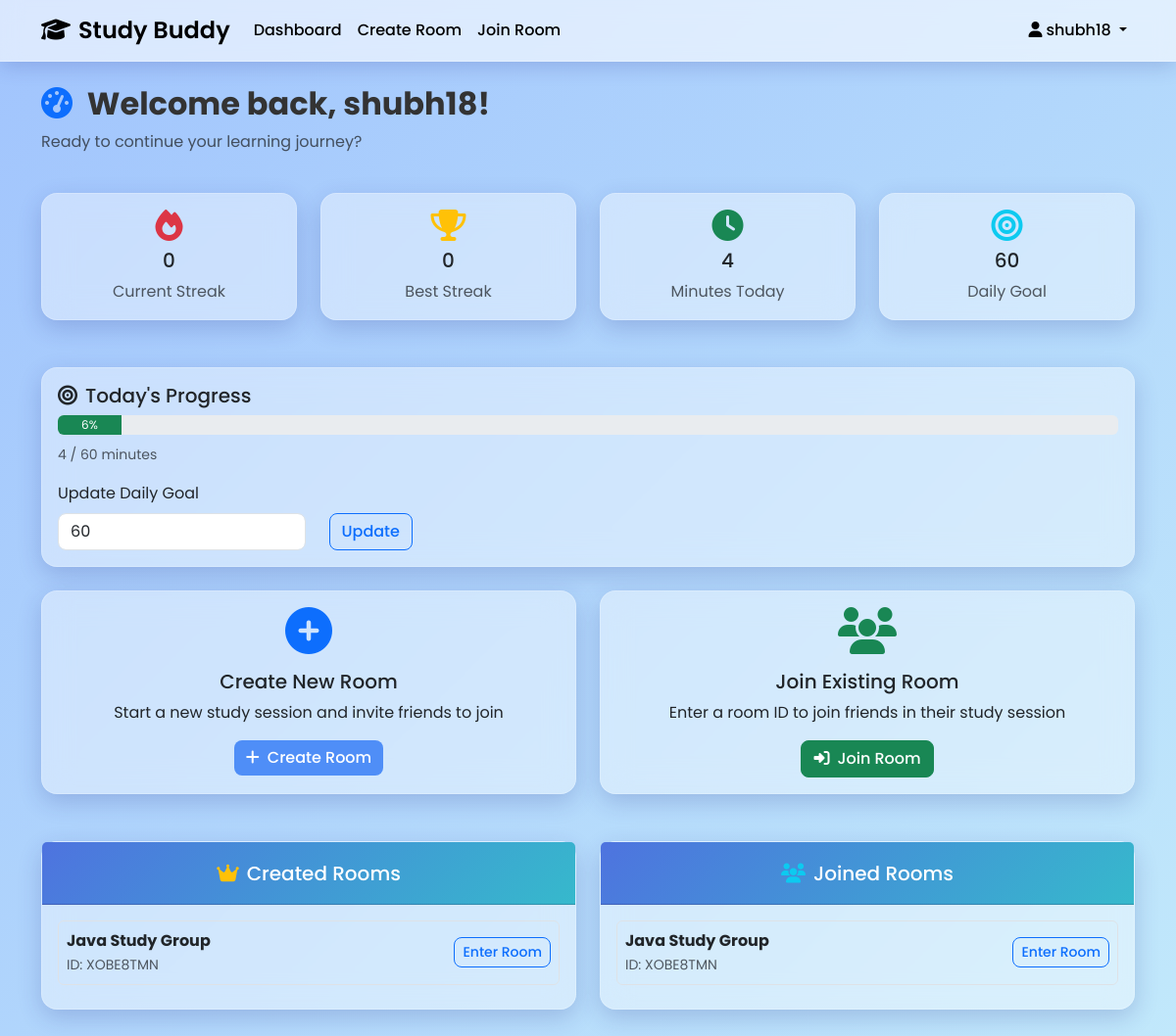
The page /dashboard (signed in) on the database its author committed.
### models.py (models this page shows, shortened)
class User(UserMixin, db.Model):
    id = db.Column(db.Integer, primary_key=True)
    username = db.Column(db.String(64), unique=True, nullable=False)
    email = db.Column(db.String(120), unique=True, nullable=False)
    password_hash = db.Column(db.String(256))
    current_streak = db.Column(db.Integer, default=0)
    longest_streak = db.Column(db.Integer, default=0)
    daily_goal_minutes = db.Column(db.Integer, default=60)
    last_study_date = db.Column(db.Date, nullable=True)
    created_at = db.Column(db.DateTime, default=datetime.utcnow)
    created_rooms = db.relationship('Room', backref='creator', lazy=True, foreign_keys='Room.creator_id')
    study_sessions = db.relationship('StudySession', backref='user', lazy=True)
    progress = db.relationship('UserProgress', backref='user', lazy=True)
    notes = db.relationship('Note', backref='author', lazy=True)
    def get_today_study_time(self):
        today = date.today()
        sessions = StudySession.query.filter(
            StudySession.user_id == self.id,
            func.date(StudySession.start_time) == today
        ).all()
        return sum(session.duration_minutes for session in sessions if session.duration_minutes)
    def get_today_minutes(self):
        return self.get_today_study_time()

class StudySession(db.Model):
    id = db.Column(db.Integer, primary_key=True)
    user_id = db.Column(db.Integer, db.ForeignKey('user.id'), nullable=False)
    subtopic_id = db.Column(db.Integer, db.ForeignKey('subtopic.id'), nullable=False)
    start_time = db.Column(db.DateTime, default=datetime.utcnow)
    end_time = db.Column(db.DateTime, nullable=True)
    duration_minutes = db.Column(db.Integer, nullable=True)

class Room(db.Model):
    id = db.Column(db.Integer, primary_key=True)
    room_id = db.Column(db.String(8), unique=True, nullable=False)
    name = db.Column(db.String(100), nullable=False)
    password_hash = db.Column(db.String(256))
    creator_id = db.Column(db.Integer, db.ForeignKey('user.id'), nullable=False)
    created_at = db.Column(db.DateTime, default=datetime.utcnow)
    members = db.relationship('User', secondary=room_members, backref='rooms')
    topics = db.relationship('Topic', backref='room', lazy=True, cascade='all, delete-orphan')
    notes = db.relationship('Note', backref='room', lazy=True, cascade='all, delete-orphan')

### routes.py (the view)
@app.route('/dashboard')
@login_required
def dashboard():
    created_rooms = current_user.created_rooms
    joined_rooms = current_user.rooms
    return render_template('dashboard.html',
                         created_rooms=created_rooms,
                         joined_rooms=joined_rooms)

### app.py (called while the page is built)
@login_manager.user_loader
def load_user(user_id):
    from models import User
    return User.query.get(int(user_id))

### templates/dashboard.html (shortened to what this page needs)
{% extends "base.html" %}
{% block content %}
<div class="row mb-4">
    <div class="col">
        <h2 class="fw-bold">
            <i class="fas fa-tachometer-alt me-2 text-primary"></i>
            Welcome back, {{ current_user.username }}!
        </h2>
        <p class="text-muted">Ready to continue your learning journey?</p>
    </div>
</div>
<div class="row g-4 mb-5">
    <div class="col-md-3">
        <div class="card study-card text-center">
            <div class="card-body">
                <i class="fas fa-fire fa-2x text-danger mb-2"></i>
                <h5 class="card-title">{{ current_user.current_streak }}</h5>
                <p class="card-text text-muted">Current Streak</p>
            </div>
        </div>
    </div>
    <div class="col-md-3">
        <div class="card study-card text-center">
            <div class="card-body">
                <i class="fas fa-trophy fa-2x text-warning mb-2"></i>
                <h5 class="card-title">{{ current_user.longest_streak }}</h5>
                <p class="card-text text-muted">Best Streak</p>
            </div>
        </div>
    </div>
    <div class="col-md-3">
        <div class="card study-card text-center">
            <div class="card-body">
                <i class="fas fa-clock fa-2x text-success mb-2"></i>
                <h5 class="card-title">{{ current_user.get_today_minutes() }}</h5>
                <p class="card-text text-muted">Minutes Today</p>
            </div>
        </div>
    </div>
    <div class="col-md-3">
        <div class="card study-card text-center">
            <div class="card-body">
                <i class="fas fa-bullseye fa-2x text-info mb-2"></i>
                <h5 class="card-title">{{ current_user.daily_goal_minutes }}</h5>
                <p class="card-text text-muted">Daily Goal</p>
            </div>
        </div>
    </div>
</div>
<div class="row mb-4">
    <div class="col">
        <div class="card study-card">
            <div class="card-body">
                <h5 class="card-title">
                    <i class="fas fa-bullseye me-2"></i>Today's Progress
                </h5>
                {% set today_minutes = current_user.get_today_minutes() %}
                {% set progress_percent = (today_minutes / current_user.daily_goal_minutes * 100) | int %}
                <div class="progress mb-2" style="height: 20px;">
                    <div class="progress-bar bg-success" role="progressbar"
                         style="width: {{ progress_percent }}%"
                         aria-valuenow="{{ progress_percent }}"
                         aria-valuemin="0" aria-valuemax="100">
                        {{ progress_percent }}%
                    </div>
                </div>
                <small class="text-muted">{{ today_minutes }} / {{ current_user.daily_goal_minutes }} minutes</small>
                <form method="POST" action="{{ url_for('update_daily_goal') }}" class="mt-3">
                    <div class="row align-items-end">
                        <div class="col-md-3">
                            <label for="daily_goal" class="form-label">Update Daily Goal</label>
                            <input type="number" class="form-control" id="daily_goal" name="daily_goal"
                                   value="{{ current_user.daily_goal_minutes }}" min="5" max="600">
                        </div>
                        <div class="col-md-2">
                            <button type="submit" class="btn btn-outline-primary">Update</button>
                        </div>
                    </div>
                </form>
            </div>
        </div>
    </div>
</div>
<div class="row g-4 mb-5">
    <div class="col-md-6">
        <div class="card study-card h-100">
            <div class="card-body text-center">
                <i class="fas fa-plus-circle fa-3x text-primary mb-3"></i>
                <h5 class="card-title">Create New Room</h5>
                <p class="card-text">Start a new study session and invite friends to join</p>
                <a href="{{ url_for('create_room') }}" class="btn btn-primary">
                    <i class="fas fa-plus me-2"></i>Create Room
                </a>
            </div>
        </div>
    </div>
    <div class="col-md-6">
        <div class="card study-card h-100">
            <div class="card-body text-center">
                <i class="fas fa-users fa-3x text-success mb-3"></i>
                <h5 class="card-title">Join Existing Room</h5>
                <p class="card-text">Enter a room ID to join friends in their study session</p>
                <a href="{{ url_for('join_room') }}" class="btn btn-success">
                    <i class="fas fa-sign-in-alt me-2"></i>Join Room
                </a>
            </div>
        </div>
    </div>
</div>
<div class="row">
    <div class="col-md-6">
        <div class="card study-card">
            <div class="card-header">
                <h5 class="mb-0">
                    <i class="fas fa-crown me-2 text-warning"></i>Created Rooms
                </h5>
            </div>
            <div class="card-body">
                {% if created_rooms %}
                    {% for room in created_rooms %}
                    <div class="d-flex justify-content-between align-items-center mb-2 p-2 border rounded">
                        <div>
                            <strong>{{ room.name }}</strong>
                            <br><small class="text-muted">ID: {{ room.room_id }}</small>
                        </div>
                        <a href="{{ url_for('room', room_id=room.room_id) }}" class="btn btn-sm btn-outline-primary">
                            Enter Room
                        </a>
                    </div>
                    {% endfor %}
                {% else %}
                    <p class="text-muted text-center">No rooms created yet</p>
                {% endif %}
            </div>
        </div>
    </div>
    <div class="col-md-6">
        <div class="card study-card">
            <div class="card-header">
                <h5 class="mb-0">
                    <i class="fas fa-users me-2 text-info"></i>Joined Rooms
                </h5>
            </div>
            <div class="card-body">
                {% if joined_rooms %}
                    {% for room in joined_rooms %}
                    <div class="d-flex justify-content-between align-items-center mb-2 p-2 border rounded">
                        <div>
                            <strong>{{ room.name }}</strong>
                            <br><small class="text-muted">ID: {{ room.room_id }}</small>
                        </div>
                        <a href="{{ url_for('room', room_id=room.room_id) }}" class="btn btn-sm btn-outline-primary">
                            Enter Room
                        </a>
                    </div>
                    {% endfor %}
                {% else %}
                    <p class="text-muted text-center">No rooms joined yet</p>
                {% endif %}
            </div>
        </div>
    </div>
</div>
{% endblock %}

### templates/base.html (shortened to what this page needs)
<!DOCTYPE html>
<html lang="en" data-bs-theme="light">
<head>
  <link href="https://cdn.jsdelivr.net/npm/bootstrap@5.3.2/dist/css/bootstrap.min.css" rel="stylesheet" />
  <link href="https://cdnjs.cloudflare.com/ajax/libs/font-awesome/6.4.0/css/all.min.css" rel="stylesheet" />
  <link href="{{ url_for('static', filename='css/custom.css') }}" rel="stylesheet" />
</head>
<body>
  <nav class="navbar navbar-expand-lg sticky-top">
    <div class="container">
      <a class="navbar-brand" href="{{ url_for('index') }}">
        <i class="fas fa-graduation-cap me-2"></i>Study Buddy
      </a>
      <div class="collapse navbar-collapse" id="navbarNav">
        <ul class="navbar-nav me-auto">
          {% if current_user.is_authenticated %}
          <li class="nav-item"><a class="nav-link" href="{{ url_for('dashboard') }}">Dashboard</a></li>
          <li class="nav-item"><a class="nav-link" href="{{ url_for('create_room') }}">Create Room</a></li>
          <li class="nav-item"><a class="nav-link" href="{{ url_for('join_room') }}">Join Room</a></li>
          {% endif %}
        </ul>
        <ul class="navbar-nav">
          {% if current_user.is_authenticated %}
          <li class="nav-item dropdown">
            <a class="nav-link dropdown-toggle" href="#" role="button" data-bs-toggle="dropdown">
              <i class="fas fa-user me-1"></i>{{ current_user.username }}
            </a>
          </li>
          {% else %}
          <li class="nav-item"><a class="nav-link" href="{{ url_for('login') }}">Login</a></li>
          <li class="nav-item"><a class="nav-link" href="{{ url_for('register') }}">Register</a></li>
          {% endif %}
        </ul>
      </div>
    </div>
  </nav>
  <main class="container my-4">
    {% block content %}{% endblock %}
  </main>
</body>
</html>

### static/css/custom.css (style rules this page uses)
:root { --font-base: 'Poppins', sans-serif; --font-mono: 'Courier New', monospace; --color-primary: #4e73df; --color-success: #1cc88a; --color-warning: #f6c23e; --color-info: #36b9cc; --color-danger: #e74a3b; --color-light: #f8f9fc; --color-muted: #858796; --border-radius: 0.75rem; --box-shadow: 0 4px 16px rgba(0, 0, 0, 0.08); }
body { font-family: var(--font-base); background-color: var(--color-light); color: #343a40; }
a { color: var(--color-primary); transition: color 0.2s ease; }
.card { border: none; border-radius: var(--border-radius); box-shadow: var(--box-shadow); background-color: #ffffff; transition: transform 0.2s ease; }
.card-header { background: linear-gradient(135deg, var(--color-primary), var(--color-info)); color: white; border-top-left-radius: var(--border-radius); border-top-right-radius: var(--border-radius); text-align: center; padding: 1.2rem; }
.form-control { border-radius: 0.5rem; border: 1px solid #dee2e6; transition: all 0.2s ease-in-out; }
.btn { border-radius: 0.5rem; font-weight: 500; position: relative; overflow: hidden; transition: all 0.3s ease; }
.study-card { transition: all 0.3s ease; border: 1px solid rgba(0, 0, 0, 0.05); }
.btn-primary { background-color: var(--color-primary); border: none; }
.navbar { background-color: white; border-bottom: 1px solid #eaeaea; box-shadow: 0 2px 6px rgba(0, 0, 0, 0.03); }
.navbar-brand { font-size: 1.5rem; font-weight: 700; color: var(--color-primary); }

### templates/base.html (style rules this page uses)
:root { --primary: #4f8ef7; --accent: #a18cd1; --gradient: linear-gradient(135deg, #a1c4fd, #c2e9fb); --bg-light: #f0f4ff; --glass-bg: rgba(255, 255, 255, 0.6); --glass-border: rgba(255, 255, 255, 0.2); --glass-shadow: rgba(31, 38, 135, 0.2); --text-color: #333; }
body { font-family: 'Poppins', sans-serif; background: var(--gradient); color: var(--text-color); min-height: 100vh; padding-bottom: 70px; }
.navbar { background: var(--glass-bg); backdrop-filter: blur(10px); -webkit-backdrop-filter: blur(10px); box-shadow: 0 4px 20px var(--glass-shadow); border-bottom: 1px solid var(--glass-border); }
.navbar-brand { font-weight: 600; font-size: 1.5rem; color: #000 !important; }
.navbar-nav .nav-link { color: #000 !important; font-weight: 500; }
.study-card { background: rgba(255, 255, 255, 0.4); border-radius: 1rem; backdrop-filter: blur(15px); -webkit-backdrop-filter: blur(15px); box-shadow: 0 8px 24px var(--glass-shadow); border: 1px solid var(--glass-border); transition: all 0.3s ease; }
.btn-primary { background: var(--primary); border: none; }

### rows shown on the page
User: username "shubh18", current_streak "0", longest_streak "0", daily_goal_minutes "60", daily_goal "60"
StudySession: get_today_minutes "4"
Room: name "Java Study Group", room_id "XOBE8TMN"

### other values the page prints
{{ progress_percent }} "6"
{{ today_minutes }} "4"
